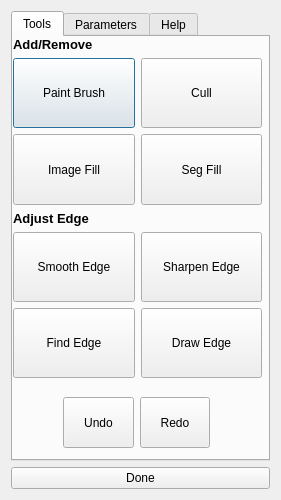
<?xml version="1.0" encoding="UTF-8"?>
<ui version="4.0">
 <class>SegmentationEditor</class>
 <widget class="QDialog" name="SegmentationEditor">
  <property name="geometry">
   <rect>
    <x>0</x>
    <y>0</y>
    <width>281</width>
    <height>500</height>
   </rect>
  </property>
  <property name="sizePolicy">
   <sizepolicy hsizetype="Fixed" vsizetype="Fixed">
    <horstretch>0</horstretch>
    <verstretch>0</verstretch>
   </sizepolicy>
  </property>
  <property name="minimumSize">
   <size>
    <width>281</width>
    <height>500</height>
   </size>
  </property>
  <property name="maximumSize">
   <size>
    <width>281</width>
    <height>500</height>
   </size>
  </property>
  <property name="windowTitle">
   <string>Segmentation Editor</string>
  </property>
  <layout class="QGridLayout" name="gridLayout">
   <item row="0" column="1">
    <layout class="QVBoxLayout" name="verticalLayout_9">
     <item>
      <widget class="QTabWidget" name="tabWidget">
       <property name="sizePolicy">
        <sizepolicy hsizetype="Expanding" vsizetype="Expanding">
         <horstretch>0</horstretch>
         <verstretch>0</verstretch>
        </sizepolicy>
       </property>
       <property name="currentIndex">
        <number>0</number>
       </property>
       <widget class="QWidget" name="toolsTab">
        <attribute name="title">
         <string>Tools</string>
        </attribute>
        <widget class="QWidget" name="gridLayoutWidget">
         <property name="geometry">
          <rect>
           <x>0</x>
           <y>0</y>
           <width>249</width>
           <height>341</height>
          </rect>
         </property>
         <layout class="QGridLayout" name="toolGridLayout">
          <item row="3" column="0">
           <widget class="QLabel" name="adjustEdgeLabel">
            <property name="font">
             <font>
              <pointsize>10</pointsize>
              <weight>75</weight>
              <bold>true</bold>
             </font>
            </property>
            <property name="text">
             <string>Adjust Edge</string>
            </property>
            <property name="textFormat">
             <enum>Qt::RichText</enum>
            </property>
           </widget>
          </item>
          <item row="1" column="0">
           <widget class="QPushButton" name="paintBrushButton">
            <property name="sizePolicy">
             <sizepolicy hsizetype="MinimumExpanding" vsizetype="MinimumExpanding">
              <horstretch>0</horstretch>
              <verstretch>0</verstretch>
             </sizepolicy>
            </property>
            <property name="toolTip">
             <string>Paint Brush</string>
            </property>
            <property name="text">
             <string>Paint Brush</string>
            </property>
           </widget>
          </item>
          <item row="1" column="1">
           <widget class="QPushButton" name="cullButton">
            <property name="sizePolicy">
             <sizepolicy hsizetype="MinimumExpanding" vsizetype="MinimumExpanding">
              <horstretch>0</horstretch>
              <verstretch>0</verstretch>
             </sizepolicy>
            </property>
            <property name="toolTip">
             <string>Cull</string>
            </property>
            <property name="text">
             <string>Cull</string>
            </property>
           </widget>
          </item>
          <item row="2" column="0">
           <widget class="QPushButton" name="imageFillButton">
            <property name="sizePolicy">
             <sizepolicy hsizetype="MinimumExpanding" vsizetype="MinimumExpanding">
              <horstretch>0</horstretch>
              <verstretch>0</verstretch>
             </sizepolicy>
            </property>
            <property name="toolTip">
             <string>Image Fill</string>
            </property>
            <property name="text">
             <string>Image Fill</string>
            </property>
           </widget>
          </item>
          <item row="4" column="0">
           <widget class="QPushButton" name="smoothEdgeButton">
            <property name="sizePolicy">
             <sizepolicy hsizetype="MinimumExpanding" vsizetype="MinimumExpanding">
              <horstretch>0</horstretch>
              <verstretch>0</verstretch>
             </sizepolicy>
            </property>
            <property name="toolTip">
             <string>Adjust Edge</string>
            </property>
            <property name="text">
             <string>Smooth Edge</string>
            </property>
           </widget>
          </item>
          <item row="2" column="1">
           <widget class="QPushButton" name="segmentationFillButton">
            <property name="sizePolicy">
             <sizepolicy hsizetype="MinimumExpanding" vsizetype="MinimumExpanding">
              <horstretch>0</horstretch>
              <verstretch>0</verstretch>
             </sizepolicy>
            </property>
            <property name="toolTip">
             <string>Region Fill</string>
            </property>
            <property name="text">
             <string>Seg Fill</string>
            </property>
           </widget>
          </item>
          <item row="4" column="1">
           <widget class="QPushButton" name="sharpenEdgeButton">
            <property name="sizePolicy">
             <sizepolicy hsizetype="MinimumExpanding" vsizetype="MinimumExpanding">
              <horstretch>0</horstretch>
              <verstretch>0</verstretch>
             </sizepolicy>
            </property>
            <property name="text">
             <string>Sharpen Edge</string>
            </property>
           </widget>
          </item>
          <item row="5" column="0">
           <widget class="QPushButton" name="findEdgeButton">
            <property name="sizePolicy">
             <sizepolicy hsizetype="MinimumExpanding" vsizetype="MinimumExpanding">
              <horstretch>0</horstretch>
              <verstretch>0</verstretch>
             </sizepolicy>
            </property>
            <property name="text">
             <string>Find Edge</string>
            </property>
           </widget>
          </item>
          <item row="5" column="1">
           <widget class="QPushButton" name="drawEdgeButton">
            <property name="sizePolicy">
             <sizepolicy hsizetype="MinimumExpanding" vsizetype="MinimumExpanding">
              <horstretch>0</horstretch>
              <verstretch>0</verstretch>
             </sizepolicy>
            </property>
            <property name="text">
             <string>Draw Edge</string>
            </property>
           </widget>
          </item>
          <item row="0" column="0">
           <widget class="QLabel" name="addRemoveLabel">
            <property name="font">
             <font>
              <pointsize>10</pointsize>
              <weight>75</weight>
              <bold>true</bold>
             </font>
            </property>
            <property name="text">
             <string>Add/Remove</string>
            </property>
            <property name="textFormat">
             <enum>Qt::RichText</enum>
            </property>
           </widget>
          </item>
         </layout>
        </widget>
        <widget class="QWidget" name="horizontalLayoutWidget">
         <property name="geometry">
          <rect>
           <x>50</x>
           <y>360</y>
           <width>147</width>
           <height>51</height>
          </rect>
         </property>
         <layout class="QHBoxLayout" name="undoRedoLayout">
          <item>
           <widget class="QPushButton" name="undoButton">
            <property name="sizePolicy">
             <sizepolicy hsizetype="MinimumExpanding" vsizetype="MinimumExpanding">
              <horstretch>0</horstretch>
              <verstretch>0</verstretch>
             </sizepolicy>
            </property>
            <property name="toolTip">
             <string>Undo</string>
            </property>
            <property name="text">
             <string>Undo</string>
            </property>
           </widget>
          </item>
          <item>
           <widget class="QPushButton" name="redoButton">
            <property name="sizePolicy">
             <sizepolicy hsizetype="MinimumExpanding" vsizetype="MinimumExpanding">
              <horstretch>0</horstretch>
              <verstretch>0</verstretch>
             </sizepolicy>
            </property>
            <property name="toolTip">
             <string>Redo</string>
            </property>
            <property name="text">
             <string>Redo</string>
            </property>
           </widget>
          </item>
         </layout>
        </widget>
       </widget>
       <widget class="QWidget" name="parametersTab">
        <attribute name="title">
         <string>Parameters</string>
        </attribute>
        <layout class="QGridLayout" name="gridLayout_3">
         <item row="3" column="0">
          <widget class="QLabel" name="imageFillIntensityRangeLabel">
           <property name="text">
            <string>    intensity range</string>
           </property>
          </widget>
         </item>
         <item row="7" column="1">
          <widget class="QLineEdit" name="sharpenEdgeIterationsLineEdit"/>
         </item>
         <item row="8" column="0">
          <widget class="QLabel" name="sharpenEdgeRadiusCutoffLabel">
           <property name="text">
            <string>    rad. curv. cutoff</string>
           </property>
          </widget>
         </item>
         <item row="11" column="0">
          <widget class="QLabel" name="findEdgeGradientSigmaLabel">
           <property name="text">
            <string>    gradient sigma</string>
           </property>
          </widget>
         </item>
         <item row="10" column="1">
          <widget class="QLineEdit" name="findEdgeIterationsLineEdit"/>
         </item>
         <item row="5" column="0">
          <widget class="QLabel" name="smoothEdgeIterationsLabel">
           <property name="text">
            <string>    iterations</string>
           </property>
          </widget>
         </item>
         <item row="15" column="0">
          <widget class="QLabel" name="drawEdgeIterationsLabel">
           <property name="text">
            <string>    iterations</string>
           </property>
          </widget>
         </item>
         <item row="1" column="1">
          <widget class="QLineEdit" name="imageFillIntensityWindowLineEdit"/>
         </item>
         <item row="12" column="1">
          <widget class="QLineEdit" name="findEdgeContrastLineEdit"/>
         </item>
         <item row="13" column="1">
          <widget class="QLineEdit" name="findEdgeSmoothingWeightLineEdit"/>
         </item>
         <item row="1" column="0">
          <widget class="QLabel" name="imageFillIntensityWindowLabel">
           <property name="text">
            <string>    intensity window</string>
           </property>
          </widget>
         </item>
         <item row="10" column="0">
          <widget class="QLabel" name="findEdgeIterationsLabel">
           <property name="text">
            <string>    iterations</string>
           </property>
          </widget>
         </item>
         <item row="8" column="1">
          <widget class="QLineEdit" name="sharpenEdgeRadiusCutoffLineEdit"/>
         </item>
         <item row="2" column="1">
          <widget class="QLineEdit" name="imageFillEdgeSoftnessLineEdit"/>
         </item>
         <item row="9" column="0">
          <widget class="QLabel" name="findEdgeParametersLabel">
           <property name="font">
            <font>
             <pointsize>10</pointsize>
             <weight>75</weight>
             <bold>true</bold>
            </font>
           </property>
           <property name="text">
            <string>Find Edge</string>
           </property>
          </widget>
         </item>
         <item row="6" column="0">
          <widget class="QLabel" name="sharpenEdgeParametersLabel">
           <property name="font">
            <font>
             <pointsize>10</pointsize>
             <weight>75</weight>
             <bold>true</bold>
            </font>
           </property>
           <property name="text">
            <string>Sharpen Edge</string>
           </property>
          </widget>
         </item>
         <item row="4" column="0">
          <widget class="QLabel" name="smoothEdgeParametersLabel">
           <property name="font">
            <font>
             <pointsize>10</pointsize>
             <weight>75</weight>
             <bold>true</bold>
            </font>
           </property>
           <property name="text">
            <string>Smooth Edge</string>
           </property>
          </widget>
         </item>
         <item row="0" column="0">
          <widget class="QLabel" name="imageFillParametersLabel">
           <property name="font">
            <font>
             <pointsize>10</pointsize>
             <weight>75</weight>
             <bold>true</bold>
            </font>
           </property>
           <property name="text">
            <string>Image Fill</string>
           </property>
           <property name="textFormat">
            <enum>Qt::RichText</enum>
           </property>
          </widget>
         </item>
         <item row="13" column="0">
          <widget class="QLabel" name="findEdgeSmoothingWeightLabel">
           <property name="text">
            <string>    smoothing weight</string>
           </property>
          </widget>
         </item>
         <item row="2" column="0">
          <widget class="QLabel" name="imageFillEdgeSoftnessLabel">
           <property name="text">
            <string>    edge softness</string>
           </property>
          </widget>
         </item>
         <item row="11" column="1">
          <widget class="QLineEdit" name="findEdgeGradientSigmaLineEdit"/>
         </item>
         <item row="12" column="0">
          <widget class="QLabel" name="findEdgeContrastLabel">
           <property name="text">
            <string>    contrast</string>
           </property>
          </widget>
         </item>
         <item row="14" column="0">
          <widget class="QLabel" name="drawEdgeParameterLabel">
           <property name="font">
            <font>
             <pointsize>10</pointsize>
             <weight>75</weight>
             <bold>true</bold>
            </font>
           </property>
           <property name="text">
            <string>Draw Edge</string>
           </property>
          </widget>
         </item>
         <item row="7" column="0">
          <widget class="QLabel" name="sharpenEdgeIterationsLabel">
           <property name="text">
            <string>    iterations</string>
           </property>
          </widget>
         </item>
         <item row="5" column="1">
          <widget class="QLineEdit" name="smoothEdgeIterationsLineEdit"/>
         </item>
         <item row="16" column="0">
          <widget class="QLabel" name="drawEdgeSmoothingWeightLabel">
           <property name="text">
            <string>    smoothing weight</string>
           </property>
          </widget>
         </item>
         <item row="16" column="1">
          <widget class="QLineEdit" name="drawEdgeSmoothingWeightLineEdit"/>
         </item>
         <item row="15" column="1">
          <widget class="QLineEdit" name="drawEdgeIterationsLineEdit"/>
         </item>
         <item row="3" column="1">
          <widget class="QComboBox" name="imageFillIntensityRangeComboBox">
           <item>
            <property name="text">
             <string>Middle</string>
            </property>
           </item>
           <item>
            <property name="text">
             <string>Bright</string>
            </property>
           </item>
           <item>
            <property name="text">
             <string>Dark</string>
            </property>
           </item>
          </widget>
         </item>
        </layout>
       </widget>
       <widget class="QWidget" name="helpTab">
        <attribute name="title">
         <string>Help</string>
        </attribute>
        <widget class="QTextEdit" name="helpTextEdit">
         <property name="geometry">
          <rect>
           <x>0</x>
           <y>1</y>
           <width>251</width>
           <height>411</height>
          </rect>
         </property>
         <property name="sizePolicy">
          <sizepolicy hsizetype="Preferred" vsizetype="Preferred">
           <horstretch>0</horstretch>
           <verstretch>0</verstretch>
          </sizepolicy>
         </property>
         <property name="readOnly">
          <bool>true</bool>
         </property>
         <property name="html">
          <string>&lt;!DOCTYPE HTML PUBLIC &quot;-//W3C//DTD HTML 4.0//EN&quot; &quot;http://www.w3.org/TR/REC-html40/strict.dtd&quot;&gt;
&lt;html&gt;&lt;head&gt;&lt;meta name=&quot;qrichtext&quot; content=&quot;1&quot; /&gt;&lt;style type=&quot;text/css&quot;&gt;
p, li { white-space: pre-wrap; }
&lt;/style&gt;&lt;/head&gt;&lt;body style=&quot; font-family:'.SF NS Text'; font-size:13pt; font-weight:400; font-style:normal;&quot;&gt;
&lt;p style=&quot; margin-top:12px; margin-bottom:12px; margin-left:0px; margin-right:0px; -qt-block-indent:0; text-indent:0px;&quot;&gt;For each segmentation editor tool, hold down the &lt;span style=&quot; text-decoration: underline;&quot;&gt;alt key&lt;/span&gt; (also called option on Mac).&lt;/p&gt;
&lt;p style=&quot; margin-top:12px; margin-bottom:12px; margin-left:0px; margin-right:0px; -qt-block-indent:0; text-indent:0px;&quot;&gt;&lt;span style=&quot; font-weight:600; text-decoration: underline;&quot;&gt;Add/Remove Tools&lt;/span&gt; - &lt;span style=&quot; text-decoration: underline;&quot;&gt;left click&lt;/span&gt; adds, &lt;span style=&quot; text-decoration: underline;&quot;&gt;right click&lt;/span&gt; removes&lt;/p&gt;
&lt;p style=&quot; margin-top:12px; margin-bottom:12px; margin-left:0px; margin-right:0px; -qt-block-indent:0; text-indent:0px;&quot;&gt;&lt;span style=&quot; font-weight:600;&quot;&gt;Paint Brush&lt;/span&gt; - paint in/out regions by dragging a 3D sphere across a plane or surface.&lt;span style=&quot; font-weight:600;&quot;&gt;&lt;br /&gt;&lt;/span&gt;- &lt;span style=&quot; font-weight:600;&quot;&gt;add&lt;/span&gt;: drag &lt;span style=&quot; text-decoration: underline;&quot;&gt;alt left button&lt;/span&gt; to paint in areas&lt;br /&gt;- &lt;span style=&quot; font-weight:600;&quot;&gt;remove&lt;/span&gt;: drag &lt;span style=&quot; text-decoration: underline;&quot;&gt;alt right button&lt;/span&gt; to erase areas&lt;br /&gt;- &lt;span style=&quot; font-weight:600;&quot;&gt;radius&lt;/span&gt;: &lt;span style=&quot; text-decoration: underline;&quot;&gt;alt scroll wheel&lt;/span&gt; to change paint brush sphere radius&lt;/p&gt;
&lt;p style=&quot; margin-top:12px; margin-bottom:12px; margin-left:0px; margin-right:0px; -qt-block-indent:0; text-indent:0px;&quot;&gt;&lt;span style=&quot; font-weight:600;&quot;&gt;Cull&lt;/span&gt; - draw a planar contour that is projected in 3D to define a region that is kept or cut.&lt;span style=&quot; font-weight:600;&quot;&gt;&lt;br /&gt;&lt;/span&gt;- &lt;span style=&quot; font-weight:600;&quot;&gt;keep&lt;/span&gt;: drag &lt;span style=&quot; text-decoration: underline;&quot;&gt;alt left button&lt;/span&gt; to define projected region to keep&lt;br /&gt;- &lt;span style=&quot; font-weight:600;&quot;&gt;discard&lt;/span&gt;: drag &lt;span style=&quot; text-decoration: underline;&quot;&gt;alt right button&lt;/span&gt; to define discard region to discard&lt;/p&gt;
&lt;p style=&quot; margin-top:12px; margin-bottom:12px; margin-left:0px; margin-right:0px; -qt-block-indent:0; text-indent:0px;&quot;&gt;&lt;span style=&quot; font-weight:600;&quot;&gt;Image Fill&lt;/span&gt; - 3D flood fill of image based on pixel intensities starting from the first click.&lt;span style=&quot; font-weight:600;&quot;&gt;&lt;br /&gt;&lt;/span&gt;- &lt;span style=&quot; font-weight:600;&quot;&gt;add&lt;/span&gt;: drag &lt;span style=&quot; text-decoration: underline;&quot;&gt;alt left button&lt;/span&gt; down to increase image fill region to be added&lt;br /&gt;- &lt;span style=&quot; font-weight:600;&quot;&gt;remove&lt;/span&gt;: drag &lt;span style=&quot; text-decoration: underline;&quot;&gt;alt right button&lt;/span&gt; down to increase image fill region to be removed&lt;br /&gt;- &lt;span style=&quot; font-style:italic;&quot;&gt;intensity window&lt;/span&gt; defines how wide an intensity range around the clicked point's intensity to accept&lt;br /&gt;- &lt;span style=&quot; font-style:italic;&quot;&gt;edge softness&lt;/span&gt; lessens the abruptness of stopping the flood filling when an edge is reached&lt;br /&gt;- &lt;span style=&quot; font-style:italic;&quot;&gt;intensity range&lt;/span&gt; determines whether bright/middle/dark intensity range objects are filled&lt;/p&gt;
&lt;p style=&quot; margin-top:12px; margin-bottom:12px; margin-left:0px; margin-right:0px; -qt-block-indent:0; text-indent:0px;&quot;&gt;&lt;span style=&quot; font-weight:600;&quot;&gt;Segmentation Fill&lt;/span&gt; - 3D flood fill of a region defined by current segmentation boundary.&lt;span style=&quot; font-weight:600;&quot;&gt;&lt;br /&gt;&lt;/span&gt;- &lt;span style=&quot; font-weight:600;&quot;&gt;add&lt;/span&gt;: drag &lt;span style=&quot; text-decoration: underline;&quot;&gt;alt left button&lt;/span&gt; down to increase segmentation fill region to be added&lt;br /&gt;- &lt;span style=&quot; font-weight:600;&quot;&gt;remove&lt;/span&gt;: drag &lt;span style=&quot; text-decoration: underline;&quot;&gt;alt right button&lt;/span&gt; down to increase segmentation fill region to be removed&lt;/p&gt;
&lt;p style=&quot; margin-top:12px; margin-bottom:12px; margin-left:0px; margin-right:0px; -qt-block-indent:0; text-indent:0px;&quot;&gt;&lt;span style=&quot; font-weight:600; text-decoration: underline;&quot;&gt;Adjust Edge Tools&lt;/span&gt; - &lt;span style=&quot; text-decoration: underline;&quot;&gt;left or right button&lt;/span&gt; defines a region of influence (in blue) that limits the extent of where the segmentation is edited&lt;/p&gt;
&lt;p style=&quot; margin-top:12px; margin-bottom:12px; margin-left:0px; margin-right:0px; -qt-block-indent:0; text-indent:0px;&quot;&gt;&lt;span style=&quot; font-weight:600;&quot;&gt;Smooth Edge&lt;/span&gt; - create a smooth surface&lt;br /&gt;- &lt;span style=&quot; font-style:italic;&quot;&gt;iterations &lt;/span&gt;defines how much smoothing is applied&lt;/p&gt;
&lt;p style=&quot; margin-top:12px; margin-bottom:12px; margin-left:0px; margin-right:0px; -qt-block-indent:0; text-indent:0px;&quot;&gt;&lt;span style=&quot; font-weight:600;&quot;&gt;Sharpen Edge&lt;/span&gt; - enhance creases in the surface&lt;br /&gt;- &lt;span style=&quot; font-style:italic;&quot;&gt;iterations &lt;/span&gt;defines how much sharpening is applied&lt;br /&gt;- &lt;span style=&quot; font-style:italic;&quot;&gt;radius of curvature cutoff&lt;/span&gt; (in mm) defines a maximum curvature magnitude for sharpening&lt;/p&gt;
&lt;p style=&quot; margin-top:12px; margin-bottom:12px; margin-left:0px; margin-right:0px; -qt-block-indent:0; text-indent:0px;&quot;&gt;&lt;span style=&quot; font-weight:600;&quot;&gt;Find Edge&lt;/span&gt; - move the segmentation boundary toward detected image edges&lt;br /&gt;- &lt;span style=&quot; font-style:italic;&quot;&gt;iterations &lt;/span&gt;defines how far the edge can be moved&lt;br /&gt;- &lt;span style=&quot; font-style:italic;&quot;&gt;gradient sigma&lt;/span&gt; (in mm) defines the scale of edges to be detected&lt;br /&gt;- &lt;span style=&quot; font-style:italic;&quot;&gt;contrast&lt;/span&gt; (in HU) defines the expected amount of edge contrast&lt;br /&gt;- &lt;span style=&quot; font-style:italic;&quot;&gt;smoothing weight&lt;/span&gt; defines how much smoothing is applied during iterations &lt;/p&gt;
&lt;p style=&quot; margin-top:12px; margin-bottom:12px; margin-left:0px; margin-right:0px; -qt-block-indent:0; text-indent:0px;&quot;&gt;&lt;span style=&quot; font-weight:600;&quot;&gt;Draw Edge&lt;/span&gt; - move the segmentation boundary toward a hand-drawn edge (doesn't have to be a closed contour).&lt;br /&gt;- &lt;span style=&quot; font-style:italic;&quot;&gt;iterations &lt;/span&gt;defines how far the edge can be moved&lt;br /&gt;- &lt;span style=&quot; font-style:italic;&quot;&gt;smoothing weight&lt;/span&gt; defines how much smoothing is applied during iterations &lt;/p&gt;&lt;/body&gt;&lt;/html&gt;</string>
         </property>
        </widget>
       </widget>
      </widget>
     </item>
    </layout>
   </item>
   <item row="1" column="1">
    <widget class="QPushButton" name="doneButton">
     <property name="text">
      <string>Done</string>
     </property>
    </widget>
   </item>
  </layout>
 </widget>
 <resources/>
 <connections/>
</ui>
